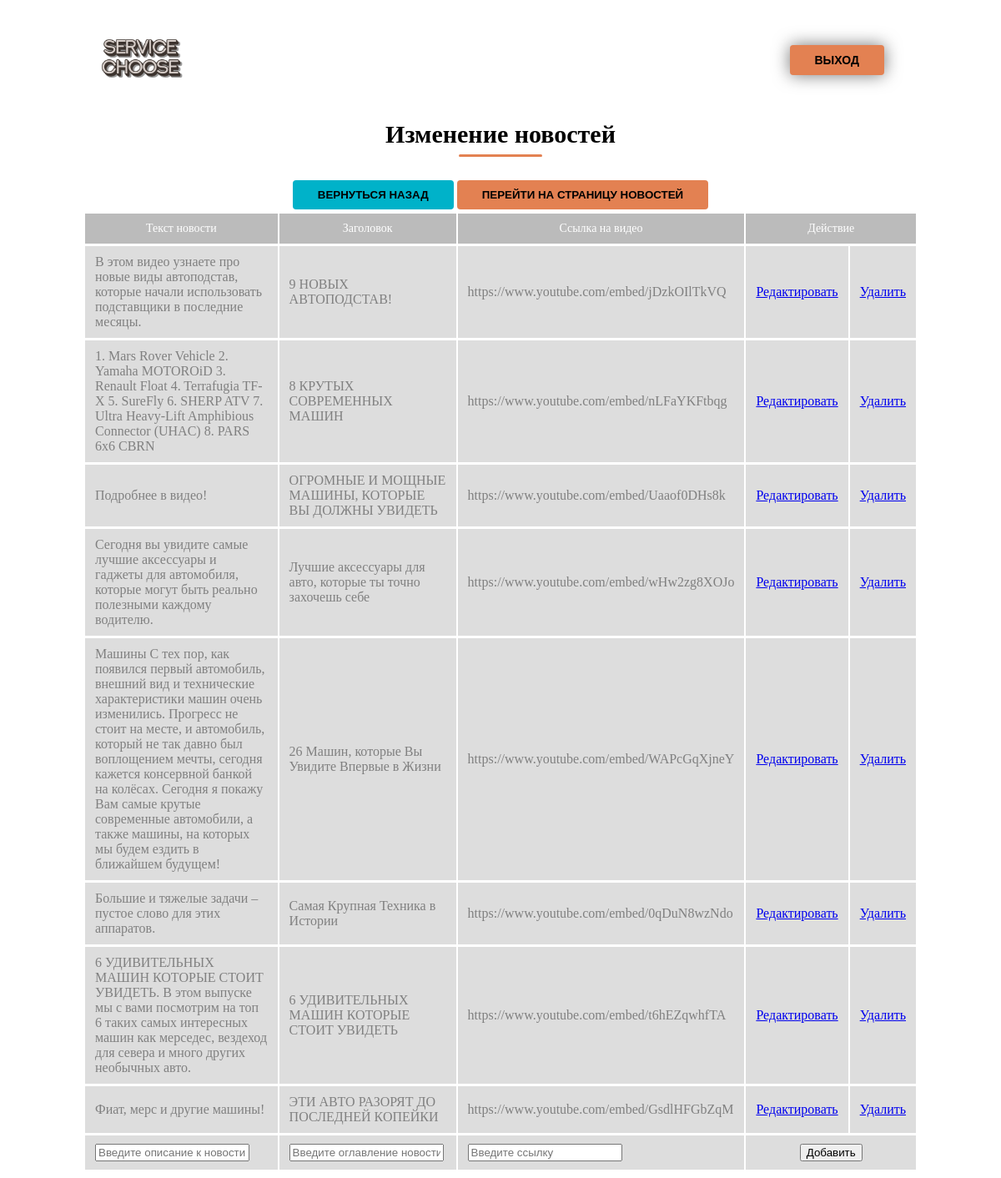
/adminpanel/redN.php, run on the app's committed database.
### tables this page shows
CREATE TABLE `news` (
  `News_id` int(9) NOT NULL,
  `Ntext` text NOT NULL,
  `Ntitle` varchar(64) NOT NULL,
  `Nurl` text NOT NULL
);

### adminpanel/redN.php (the view, shortened to what this page needs)
<?php
include '../connect.php';
?>
<!DOCTYPE html>
<html>
<head>
    <link rel="stylesheet" type="text/css" href="../css/color-text.css">
    <link rel="stylesheet" type="text/css" href="../css/style.css">
    <link rel="stylesheet" type="text/css" href="../css/shadow.css">
</head>
<body>
        <div class="navbar">
            <div class="container">
                <div class="navbar-nav">
                    <div class="navbar-brand">
                        <a href="profileA.php"><img class="navbar-brand-png" src="../img/logo_main.png"><a>
                    </div>
                    <div class="navs" id="navs">
                            <div class="navs-item"><a href="../RAA/logout.php"><button class="btn txt-uppercase shadow-sm">Выход</button></a></div>
                    </div>
                </div>
            </div>
        </div>
    <div class="container">
    <div class="jumbotron-item">
    <div class="features-box">
    <h1 class="features-t">Изменение новостей</h1>
<table align="center">
    <td>
<div class="navs-item" align="center"><a href="../adminpanel/profileA.php"><button class="btn txt-uppercase blue">Вернуться назад</button></a></div>
    </td><td>
<div class="navs-item" align="center"><a href="../index.php" target="_blank"><button class="btn txt-uppercase">Перейти на страницу новостей</button></a></div>
    </td>
</table>
    <?php
    $IDnews  =  $_GET ['IDnews'];
    $news = mysqli_query($dp, "SELECT * FROM news");
    if($IDnews > 0)
    {
    $newss = mysqli_fetch_assoc((mysqli_query($dp, "SELECT * FROM news WHERE news.News_id = $IDnews")));
?>
</br><table align="center" class="cart-tables">
<form method="POST">
<tr><th align="center"><b>Обновление данных новостного блога</b></th>
    <tr><td><p>Текст: <b><?php echo $newss['Ntext']; ?></b></p>
    <input  type= "text"  name= "newTEXT"></p></td>
    <tr><td> <p>Оглавление:<b> <?php echo $newss['Ntitle']; ?></b></p>
    <input  type= "text"  name= "newTITLE"></p></td>
    <tr><td> <p>Ссылка:<b> <?php echo $newss['Nurl']; ?></b></p>
    <input  type= "text"  name= "newURL"></p></td>
    <tr><td><input  type= "submit"  name = "update_news" value= "Обновить" >
        <a href="redN.php">Отмена</a></td>
<?php
    }else{
?>
    <table align="center" class="cart-tables" >
    <tr>
        <th>Текст новости</th>
        <th>Заголовок</th>
        <th>Ссылка на видео</th>
        <th colspan=3>Действие</th>
    </tr>
<?php
    while($OutNEWS = mysqli_fetch_array($news)){
    echo '<tr><td>' . $OutNEWS['Ntext'] . '</td>
        <td>' . $OutNEWS['Ntitle'] . '</td>
        <td>' . $OutNEWS['Nurl'] . '</td>
        <td><a href="redN.php?IDnews=' . $OutNEWS['News_id'] . '">Редактировать</a></td>
        <td><a href="redN.php?DELnews=' . $OutNEWS['News_id'] . '">Удалить</a></td>';
    }
?>
    </tr><td> <input  type= "text"  name= "add_news_text" placeholder="Введите описание к новости">  </td>
    <td>  <input  type= "text"  name= "add_news_title" placeholder="Введите оглавление новости">  </td>
    <td>  <input  type= "text"  name= "add_news_url" placeholder="Введите ссылку">  </td>
    <td colspan="2" align="center">  <input  type= "submit"  name = "add_news" value= "Добавить">  </td>
</table>
<?php
    }
    ?>
</div>
</div>
</div>
</body>
</html>

### css/color-text.css (style rules this page uses)
:root { --primary: #262626; --primary-disabled: #292222; --secondary: #FFFFFF; --secondary-disabled: #434345; --third: #e38152; --third-disabled: #c23000; --o1: #00b2c9; --o1-disabled: #008191; }

### css/style.css (style rules this page uses)
body { background-image: url("../img/background.png"); background-size: 630px 370px; background-repeat: no-repeat; }
html, body { scroll-behavior: smooth; }
.cart-tables th { font-weight: normal; font-size: 14px; color: #FFF; padding: 10px 12px; background: rgba(187,187,187); }
.cart-tables td { color: gray; border-top: 1px solid white; padding: 10px 12px; background: rgba(187,187,187, .5); transition: .3s; }
.btn { border: none; background-color: var(--third); padding: 10px 30px; border-radius: 4px; cursor: pointer; }
.txt-uppercase { text-transform: uppercase !important; }
.btn.blue { background-color: var(--o1); }
.container { max-width: 1000px; margin: 0 auto; padding: 0 20px; }
.navbar-brand-png { width: 100%; max-width: 100px; }
.navbar-nav { display: flex; justify-content: space-between; margin: 20px; }
.navbar-brand { display: flex; align-items: center; }
.navs { display: flex; align-items: center; }
.navs .navs-item { margin: 0px 10px; padding: 10px; font-weight: bold; }
.navs .navs-item a { font-size: 14px; color: var(--secondary-disabled); }
.navs .navs-item a button { font-size: 14px; }
.navs-item .btn { font-weight: bold; }
.features-box .features-t { font-size: 30px; text-align: center; margin-bottom: 25px; }
.features-box .features-t::after { content: ""; display: block; border-bottom: 3px solid var(--third); width: 10%; margin: 0 auto; border-radius: 50px; margin-top: 7px; min-width: 70px; }

### css/shadow.css (style rules this page uses)
.shadow-sm { box-shadow: 0px 0px 20px 0px rgba(0,0,0,0.54); -webkit-box-shadow: 0px 0px 20px 0px rgba(0,0,0,0.54); -moz-box-shadow: 0px 0px 20px 0px rgba(0,0,0,0.54); }

### data on the page
news: Ntext "В этом видео узнаете про новые виды автоподстав, которые начали использовать подставщики в последние месяцы.", Ntitle "9 НОВЫХ АВТОПОДСТАВ!", Nurl "https://www.youtube.com/embed/jDzkOIlTkVQ"
news: Ntext "1. Mars Rover Vehicle 2. Yamaha MOTOROiD 3. Renault Float 4. Terrafugia TF-X 5. SureFly 6. SHERP ATV 7. Ultra Heavy-Lift Amphibious Connector (UHAC) 8. PARS 6x6 CBRN", Ntitle "8 КРУТЫХ СОВРЕМЕННЫХ МАШИН", Nurl "https://www.youtube.com/embed/nLFaYKFtbqg"
news: Ntext "Подробнее в видео!", Ntitle "ОГРОМНЫЕ И МОЩНЫЕ МАШИНЫ, КОТОРЫЕ ВЫ ДОЛЖНЫ УВИДЕТЬ", Nurl "https://www.youtube.com/embed/Uaaof0DHs8k"
news: Ntext "Сегодня вы увидите самые лучшие аксессуары и гаджеты для автомобиля, которые могут быть реально полезными каждому водителю.", Ntitle "Лучшие аксессуары для авто, которые ты точно захочешь себе", Nurl "https://www.youtube.com/embed/wHw2zg8XOJo"
news: Ntext "Машины С тех пор, как появился первый автомобиль, внешний вид и технические характеристики машин очень изменились. Прогресс не стоит на месте, и автомобиль, который не так давно был воплощением мечты, сегодня кажется консервной банкой на колёсах. Сегодня я покажу Вам самые крутые современные автомобили, а также машины, на которых мы будем ездить в ближайшем будущем!", Ntitle "26 Машин, которые Вы Увидите Впервые в Жизни", Nurl "https://www.youtube.com/embed/WAPcGqXjneY"
news: Ntext "Большие и тяжелые задачи – пустое слово для этих аппаратов.", Ntitle "Самая Крупная Техника в Истории", Nurl "https://www.youtube.com/embed/0qDuN8wzNdo"
news: Ntext "6 УДИВИТЕЛЬНЫХ МАШИН КОТОРЫЕ СТОИТ УВИДЕТЬ. В этом выпуске мы с вами посмотрим на топ 6 таких самых интересных машин как мерседес, вездеход для севера и много других необычных авто.", Ntitle "6 УДИВИТЕЛЬНЫХ МАШИН КОТОРЫЕ СТОИТ УВИДЕТЬ", Nurl "https://www.youtube.com/embed/t6hEZqwhfTA"
news: Ntext "Фиат, мерс и другие машины!", Ntitle "ЭТИ АВТО РАЗОРЯТ ДО ПОСЛЕДНЕЙ КОПЕЙКИ", Nurl "https://www.youtube.com/embed/GsdlHFGbZqM"
